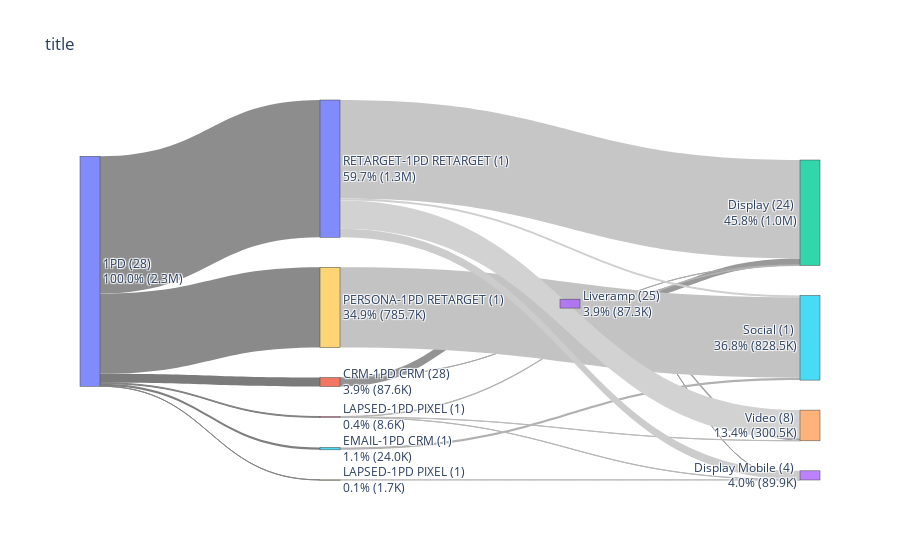

This figure's notebook cell:
### Code cell
# Fix issue with 'Audience Type Name': 'CRM-1PD\xa0CRM'
df['Audience Type Name'] = df['Audience Type Name'].str.replace('CRM-1PD\xa0CRM', 'CRM-1PD CRM')

# Get Segments Unique Counts
filtered_df = df[(df['Segment ID'] != 0) & (df['Segment ID'] != '0')]
df_lvl1_seg = filtered_df.groupby(['Audience Type'])['Segment ID'].nunique().reset_index()
df_lvl2_seg = filtered_df.groupby(['Audience Type Name'])['Segment ID'].nunique().reset_index()
df_lvl3_seg = filtered_df.groupby(['Audience Source'])['Segment ID'].nunique().reset_index()
df_lvl4_seg = filtered_df.groupby(['Display Dell Vehicle Mapped'])['Segment ID'].nunique().reset_index()
df_lvl1_seg.rename(columns={'Audience Type':'Label', 'Segment ID':'Segments'}, inplace=True)
df_lvl2_seg.rename(columns={'Audience Type Name':'Label', 'Segment ID':'Segments'}, inplace=True)
df_lvl3_seg.rename(columns={'Audience Source':'Label', 'Segment ID':'Segments'}, inplace=True)
df_lvl4_seg.rename(columns={'Display Dell Vehicle Mapped':'Label', 'Segment ID':'Segments'}, inplace=True)
segment_df = pd.concat([df_lvl1_seg, df_lvl2_seg, df_lvl3_seg, df_lvl4_seg])
######

test = df.groupby(['Audience Type', 'Audience Type Name', 'Audience Source','Display Dell Vehicle Mapped'])['Spend'].sum().reset_index()

test3 = test.groupby(['Audience Type', 'Audience Type Name', 'Audience Source','Display Dell Vehicle Mapped'])['Spend'].sum().reset_index()
test3 = test3[(test3['Audience Source'] != '0')&(test3['Display Dell Vehicle Mapped'] != '0')]

test1 = test.groupby(['Audience Type','Audience Type Name'])['Spend'].sum().reset_index()
test1 = test1[(test1['Audience Type Name'] != '0')]

test2 = test.groupby(['Audience Type','Audience Type Name','Audience Source'])['Spend'].sum().reset_index()
test2 = test2[(test2['Audience Type Name'] != '0')&(test2['Audience Source'] != '0')]

test4 = test[test['Audience Source'] == '0'].groupby(['Audience Type', 'Audience Type Name', 'Display Dell Vehicle Mapped'])['Spend'].sum().reset_index()
test4 = test4[(test4['Audience Type Name'] != '0')&(test4['Display Dell Vehicle Mapped'] != '0')]

test1['Level'] = 1
test2['Level'] = 2
test3['Level'] = 4
test4['Level'] = 3

test1.rename(columns={'Audience Type':'Source', 'Audience Type Name':'Target', 'Spend':'Total'}, inplace=True)
test2.rename(columns={'Audience Type Name':'Source', 'Audience Source':'Target', 'Spend':'Total'}, inplace=True)
test3.rename(columns={'Audience Source':'Source', 'Display Dell Vehicle Mapped':'Target', 'Spend':'Total'}, inplace=True)
test4.rename(columns={'Audience Type Name':'Source', 'Display Dell Vehicle Mapped':'Target', 'Spend':'Total'}, inplace=True)

concat_df = pd.concat([
                       test1[['Source','Target','Total', 'Level']]
                       , test2[['Source','Target','Total', 'Level']]
                       , test3[['Source','Target','Total', 'Level']]
                        , test4[['Source','Target','Total', 'Level']]
                    ], ignore_index=True)
                    

unique_values = pd.unique(concat_df[['Source', 'Target']].values.ravel('K'))

mapping_df = pd.DataFrame({'Label': unique_values.tolist()
                                     , 'Value': [i for i in range(len(unique_values))]})


unique_values = pd.unique(concat_df[['Source', 'Target']].values.ravel('K'))
    
mapping_df = pd.DataFrame({'Label': unique_values.tolist()
                                          , 'Value': [i for i in range(len(unique_values))]})

# Replace values based on the mappings
concat_df['Source'] = concat_df['Source'].replace(mapping_df.set_index('Label')['Value'])
concat_df['Target'] = concat_df['Target'].replace(mapping_df.set_index('Label')['Value'])






# Create a list of columns to process
columns_to_process = ['Audience Type', 'Audience Type Name', 'Audience Source', 'Display Dell Vehicle Mapped']

# Create an empty DataFrame to store the results
result_df = pd.DataFrame()

# Loop through each column and calculate sums, percentages, and unique "Segment ID" counts
for column_name in columns_to_process:
    # Calculate sums and percentages
    grouped = df.groupby(column_name)['Spend'].sum().reset_index()
    grouped['Percentage'] = (grouped['Spend'] / grouped['Spend'].sum()) * 100
    grouped.rename(columns={column_name: 'Label'}, inplace=True)
    
    # Calculate unique "Segment ID" counts
    grouped_segment = df.groupby(column_name)['Segment ID'].nunique().reset_index()
    grouped_segment.rename(columns={column_name: 'Label', 'Segment ID': 'Segments'}, inplace=True)
    
    # Merge the two DataFrames
    merged_grouped = grouped.merge(grouped_segment, on='Label', how='left')
    
    # Append the result to result_df
    result_df = pd.concat([result_df, merged_grouped], axis=0, ignore_index=True)

# result_df now contains the combined results
result_df


merged_df = mapping_df.merge(result_df, on='Label', how='left')

merged_df['Label_x'] = merged_df['Label'] + " (" + merged_df['Segments'].apply(format_value) + ") " + "<br>" + merged_df['Percentage'].apply(lambda x: f'{x:.1f}%')+ " (" + merged_df['Spend'].apply(format_value) + ")"
    ############


# Sample data
source = concat_df['Source'].values.tolist()
target = concat_df['Target'].values.tolist()
value = concat_df['Total'].values.tolist()
labels = merged_df['Label_x'].values.tolist()

# List of colors for each link based on some condition or data
colors = generate_gray_tones(len(source))

# Create links
link = dict(source=source, target=target, value=value, color=colors)

# Create nodes
node = dict(label=labels, pad=30, thickness=20)

# Create a Sankey object
chart = go.Sankey(link=link, node=node, arrangement="snap")

# Build a figure
fig = go.Figure(chart)

# Add a title to the figure
fig.update_layout(title_text='title')

fig.show()

### Figure 1 — Plotly figure (JSON) as saved in the notebook; plotly's stock layout.template omitted (floating-point values rounded to 4 significant figures)
{"data": [{"arrangement": "snap", "link": {"color": ["#787878", "#7B7B7B", "#7E7E7E", "#818181", "#848484", "#878787", "#8A8A8A", "#8D8D8D", "#909090", "#939393", "#969696", "#999999", "#9C9C9C", "#9F9F9F", "#A2A2A2", "#A5A5A5", "#A8A8A8", "#ABABAB", "#AEAEAE", "#B1B1B1", "#B4B4B4", "#B7B7B7", "#BABABA", "#BDBDBD", "#C0C0C0", "#C3C3C3", "#C6C6C6", "#C9C9C9", "#CCCCCC", "#CFCFCF", "#D2D2D2"], "source": [0, 0, 0, 0, 0, 0, 0, 0, 1, 1, 2, 3, 3, 3, 3, 4, 1, 1, 1, 5, 6, 6, 6, 7, 8, 9, 10, 10, 10, 10, 10], "target": [4, 1, 5, 6, 7, 8, 9, 10, 2, 3, 11, 12, 13, 11, 14, 14, 12, 15, 14, 15, 12, 13, 14, 13, 14, 15, 12, 16, 13, 15, 14], "value": [0, 87580.0, 24000.0, 8550.0, 1662.0, 0, 785700.0, 1343000.0, 0, 87260.0, 0, 62310.0, 2344.0, 0, 22600.0, 0, 322.3, 0, 0, 24000.0, 4712.0, 2087.0, 1751.0, 1662.0, 0, 785700.0, 964400.0, 0, 83790.0, 18770.0, 276200.0]}, "node": {"label": ["1PD (28) <br>100.0% (2.3M)", "CRM-1PD CRM (28) <br>3.9% (87.6K)", "AIQ CRM (2) <br>0.0% (0)", "Liveramp (25) <br>3.9% (87.3K)", "CRM-1PD AUDIENCE (1) <br>0.0% (0)", "EMAIL-1PD CRM (1) <br>1.1% (24.0K)", "LAPSED-1PD PIXEL (1) <br>0.4% (8.6K)", "LAPSED-1PD PIXEL (1) <br>0.1% (1.7K)", "MEDIA-1PD MEDIA (1) <br>0.0% (0)", "PERSONA-1PD RETARGET (1) <br>34.9% (785.7K)", "RETARGET-1PD RETARGET (1) <br>59.7% (1.3M)", "Lead Generation (4) <br>0.0% (0)", "Display (24) <br>45.8% (1.0M)", "Display Mobile (4) <br>4.0% (89.9K)", "Video (8) <br>13.4% (300.5K)", "Social (1) <br>36.8% (828.5K)", "Display Dco (1) <br>0.0% (0)"], "pad": 30, "thickness": 20}, "type": "sankey"}], "layout": {"title": {"text": "title"}}}
